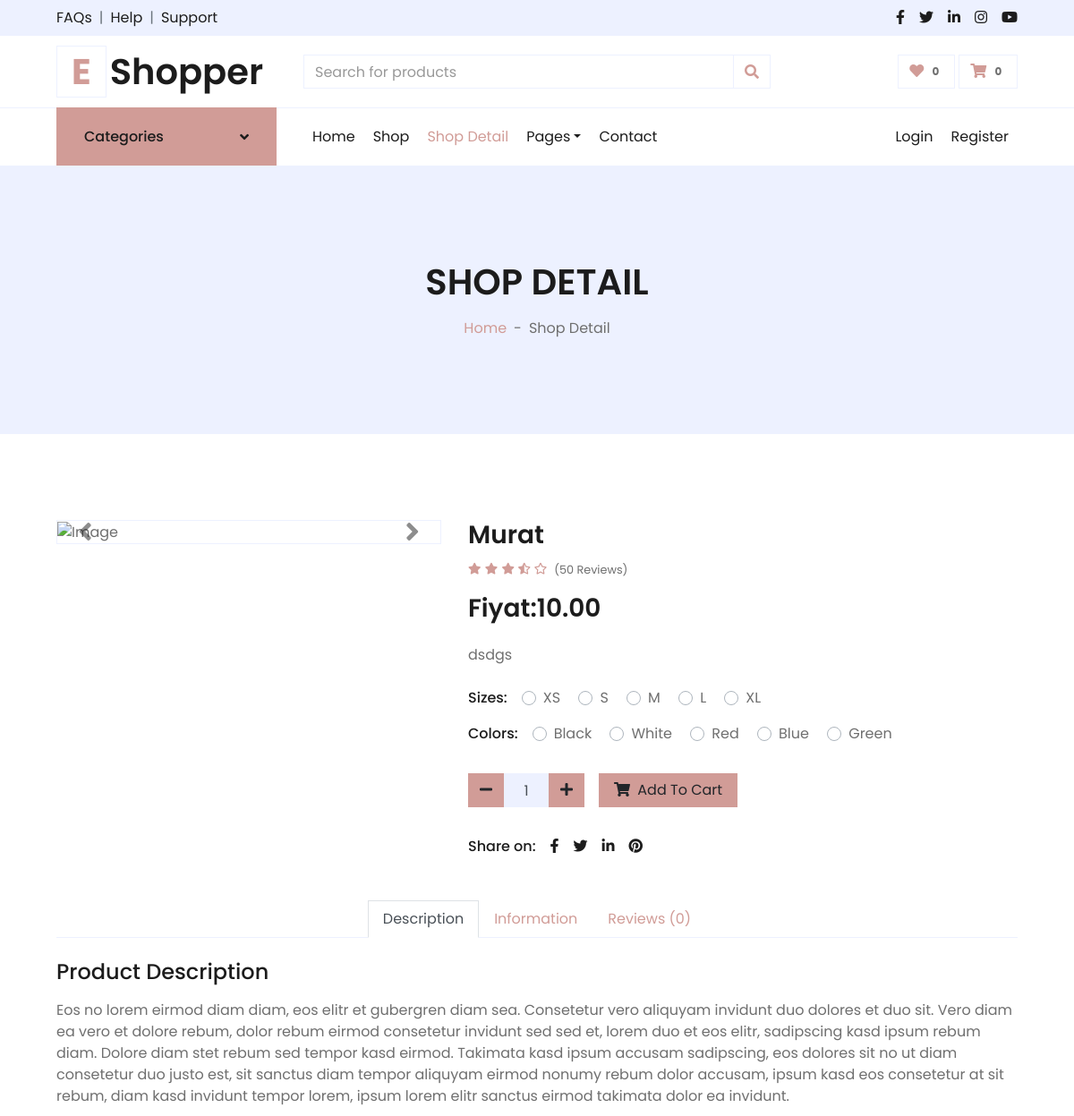
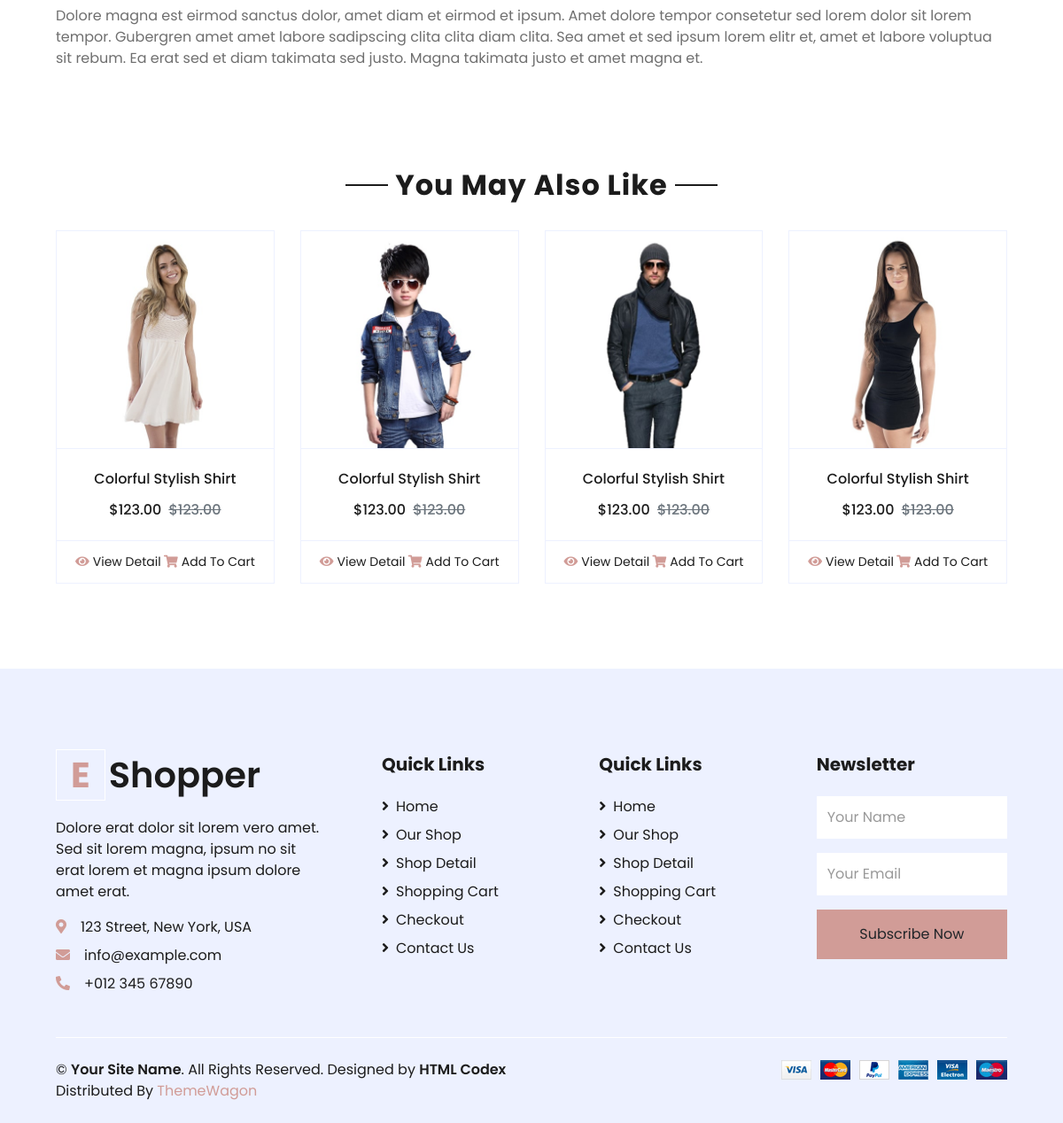
The app's page /detail.php?id=7 with its own data (2 pictures, top to bottom).
### tables this page shows
CREATE TABLE `products` (
  `id` int(11) NOT NULL,
  `name` varchar(150) NOT NULL,
  `description` text DEFAULT NULL,
  `price` decimal(10,2) NOT NULL,
  `discount` decimal(11,0) NOT NULL,
  `stock_quantity` int(11) DEFAULT 0,
  `category_id` int(11) DEFAULT NULL,
  `image_url` varchar(255) DEFAULT NULL,
  `created_at` timestamp NOT NULL DEFAULT current_timestamp()
);

### detail.php (the view, shortened to what the rows shown need)
<!DOCTYPE html>
<html lang="en">
<head>
    <link href="https://cdnjs.cloudflare.com/ajax/libs/font-awesome/5.10.0/css/all.min.css" rel="stylesheet">
    <link href="lib/owlcarousel/assets/owl.carousel.min.css" rel="stylesheet">
    <link href="css/style.css" rel="stylesheet">
</head>
<body>
    <div class="container-fluid">
        <div class="row align-items-center py-3 px-xl-5">
            <div class="col-lg-3 d-none d-lg-block">
                <a href="" class="text-decoration-none">
                    <h1 class="m-0 display-5 font-weight-semi-bold"><span class="text-primary font-weight-bold border px-3 mr-1">E</span>Shopper</h1>
                </a>
            </div>
        </div>
    </div>
    <div class="container-fluid bg-secondary mb-5">
        <div class="d-flex flex-column align-items-center justify-content-center" style="min-height: 300px">
            <h1 class="font-weight-semi-bold text-uppercase mb-3">Shop Detail</h1>
        </div>
    </div>
<?php
require_once("Ayar/Config.php");
if(isset($_GET['id']) || !empty($_GET['id']))
{
    $id=$_GET['id'];
    $sql="Select * from products where id='$id'";
    $sorgu=mysqli_query($conn,$sql);
    $row=$sorgu->fetch_assoc();
}
?>
    <div class="container-fluid py-5">
        <div class="row px-xl-5">
            <div class="col-lg-7 pb-5">
                <h3 class="font-weight-semi-bold"><?php echo $row['name'];?></h3>
                <div class="d-flex mb-3">
                    <div class="text-primary mr-2">
                    </div>
                    <small class="pt-1">(50 Reviews)</small>
                </div>
                <h3 class="font-weight-semi-bold mb-4">Fiyat:<?php echo $row['price'];?></h3>
                <p class="mb-4"><?php echo $row['description'];?></p>
                <div class="d-flex mb-3">
                    <p class="text-dark font-weight-medium mb-0 mr-3">Sizes:</p>
                    <form>
                    </form>
                </div>
                <div class="d-flex mb-4">
                    <p class="text-dark font-weight-medium mb-0 mr-3">Colors:</p>
                    <form>
                    </form>
                </div>
                <div class="d-flex align-items-center mb-4 pt-2">
                    <div class="input-group quantity mr-3" style="width: 130px;">
                    </div>
                    <button class="btn btn-primary px-3"><i class="fa fa-shopping-cart mr-1"></i> Add To Cart</button>
                </div>
                <div class="d-flex pt-2">
                    <p class="text-dark font-weight-medium mb-0 mr-2">Share on:</p>
                    <div class="d-inline-flex">
                    </div>
                </div>
            </div>
        </div>
    </div>
    <div class="container-fluid py-5">
        <div class="text-center mb-4">
            <h2 class="section-title px-5"><span class="px-2">You May Also Like</span></h2>
        </div>
    </div>
    <div class="container-fluid bg-secondary text-dark mt-5 pt-5">
        <div class="row px-xl-5 pt-5">
            <div class="col-lg-4 col-md-12 mb-5 pr-3 pr-xl-5">
                <a href="" class="text-decoration-none">
                    <h1 class="mb-4 display-5 font-weight-semi-bold"><span class="text-primary font-weight-bold border border-white px-3 mr-1">E</span>Shopper</h1>
                </a>
            </div>
        </div>
    </div>
</body>
</html>

### records on screen
products: name "Murat", price "10.00", description "dsdgs"
